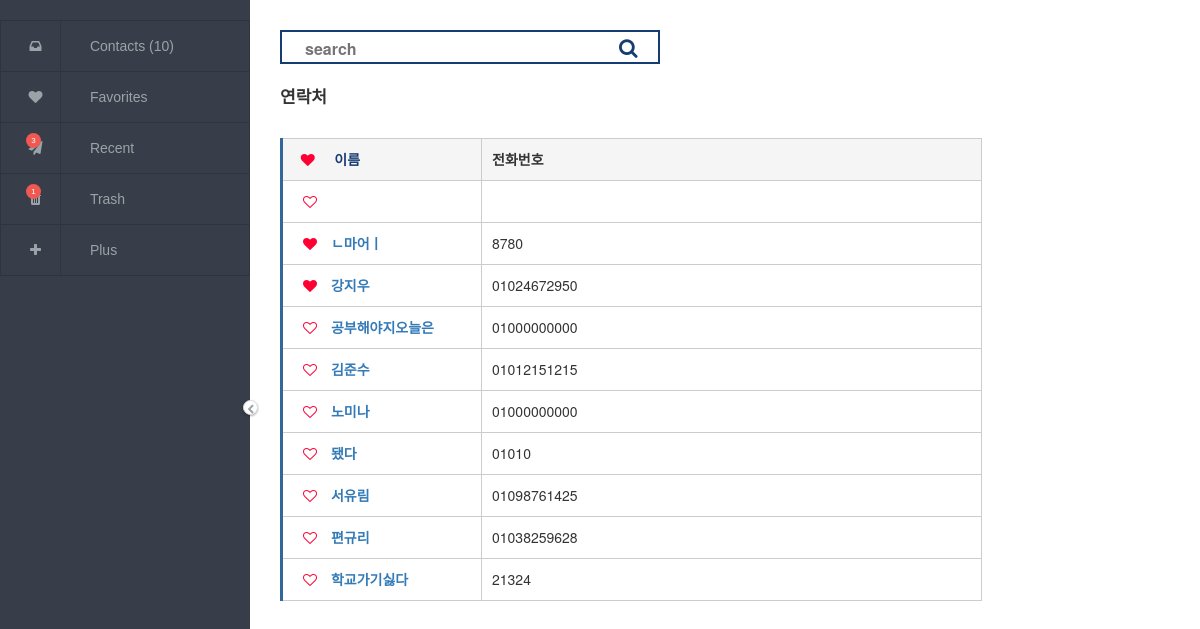
The page / on the database its author committed.
### ADDRESSBOOK.py (models this page shows, shortened)
class PERSON(db.Model):
   id=db.Column(db.Integer, primary_key=True, unique=True, autoincrement=True)
   name=db.Column(db.String(50), nullable=False, default='')
   number=db.Column(db.String(50), nullable=False, default='')
   email=db.Column(db.String(50), nullable=False, default='')
   favorite=db.Column(db.String(10), default="♡")
   deleted=db.Column(db.Boolean, default=False)

### ADDRESSBOOK.py (the view)
@app.route("/")
def main():
	return render_template('main.html', ADDRESSBOOK=PERSON.query.filter_by(deleted=False).order_by("name").all(), contact_count=PERSON.query.filter_by(deleted=False).count(),trashcount=PERSON.query.filter_by(deleted=True).count())

### templates/main.html (shortened to what this page needs)
<!doctype html>
<html lang="kr">
   <head>
<link rel="stylesheet" href="http://netdna.bootstrapcdn.com/font-awesome/4.3.0/css/font-awesome.min.css" />
<link rel="stylesheet" href="http://maxcdn.bootstrapcdn.com/bootstrap/3.3.7/css/bootstrap.min.css" />
<link rel="stylesheet" href="{{ url_for('static', filename='css/main.css')}}"/>
<link rel="stylesheet" href="https://maxcdn.bootstrapcdn.com/font-awesome/4.7.0/css/font-awesome.min.css" />
</head>
<body>
<nav>
   <label for="menu_state"><i class="fa"></i></label>
   <ul>
      <li>
         <a href="/">
            <i class="fa fa-inbox"></i>
            <span>Contacts ({{contact_count}})</span>
         </a>
      </li>
      <li>
         <a href="/favorite">
            <i class="fa fa-heart"></i>
            <span>Favorites</span>
         </a>
      </li>
      <li data-content="3" class="unread">
         <a href="/recent">
            <i class="fa fa-paper-plane"></i>
            <span>Recent</span>
         </a>
      </li>
      <li data-content={{trashcount}} class="unread">
         <a href="/trash">
            <i class="fa fa-trash"></i>
            <span>Trash</span>
         </a>
      </li>
      <li>
         <a href="/new" onclick="layer_open('add'); return false;">
            <i class="fa fa-plus"></i>
            <span>Plus</span></a>
      </li>
   </ul>
</nav>
<main>
   <div>
       <span>
      <form class="search-bar" action="/search" method="POST">
         <input type='text' name='string' class='input_text' placeholder='search'>
         <a type="submit" class="fa fa-search" style = "color:#153d73; font-size: 20px"></a>
         </form>
</span>
        <table class="contact_list">
        <thead><p style="font-weight: bold; font-size: 17px; margin-left: 30px; margin-top: 20px">연락처</p>
        </thead>
        <tbody>
          <tr>
              <th scop="row" style="background: #f5f5f5">&nbsp;&nbsp;<i class="fa fa-heart" style="color:#ff0033"></i>&nbsp;&nbsp;&nbsp;&nbsp;&nbsp;이름</th>
              <td style="background:#f5f5f5;font-weight: bold">전화번호</td> </tr>
              {%- for i in ADDRESSBOOK %}
              <th scope="row">
              <a href="/favorite/{{i.id}}"  title = "{{i.favorite}}" class="fa fa-heart-o" style="color :#ff0033" name="favoriticon"> </a>
              <a href = "#{{i.name}}" class="btn-example" onclick="layer_open('{{i.name}}'); return false;" > {{i.name }}</a>
              </th>
              <td>{{ i.number }}</td>
       {%- endfor %}
       </tbody>
      </table>
   </div>
</main>
</body>
</html>

### static/css/main.css (style rules this page uses)
input[type="checkbox"]:checked ~ nav { width: 250px; }
input[type="checkbox"]:checked ~ nav label[for="menu_state"] i::before { content: "\f053"; }
input[type="checkbox"]:checked ~ nav ul { width: 100%; }
input[type="checkbox"]:checked ~ nav ul li a i { border-right: 1px solid #2f343e; }
input[type="checkbox"]:checked ~ nav ul li a span { opacity: 1; transition: opacity 0.25s ease-in-out; }
input[type="checkbox"]:checked ~ main { left: 250px; }
nav { position: fixed; z-index: 9; top: 0; left: 0; bottom: 0; background: #383e49; color: #9aa3a8; width: 50px; font-family: 'Montserrat', sans-serif; font-weight: lighter; transition: all 0.15s ease-in-out; }
nav label[for="menu_state"] i { cursor: pointer; position: absolute; top: 50%; right: -8px; box-shadow: 0 1px 3px rgba(0,0,0,0.12), 0 1px 2px rgba(0,0,0,0.24); background: #fff; font-size: 10px; display: flex; justify-content: center; align-items: center; height: 15px; width: 15px; border-radius: 50%; border: 1px solid #ddd; transition: width 0.15s ease-in-out; z-index: 1; }
nav label[for="menu_state"] i::before { margin-top: 2px; content: "\f054"; }
nav ul { overflow: hidden; display: block; width: 50px; list-style-type: none; padding: 0; margin: 0; }
nav ul li { border: 1px solid #2f343e; position: relative; }
nav ul li.unread:after { content: attr(data-content); position: absolute; top: 10px; left: 25px; display: flex; justify-content: center; align-items: center; width: 15px; height: 15px; border-radius: 50%; color: #fff; background: #ef5952; font-size: 8px; }
nav ul li:not(:last-child) { border-bottom: none; }
nav ul li a { position: relative; display: block; white-space: nowrap; text-decoration: none; color: #9aa3a8; height: 50px; width: 100%; transition: all 0.15s ease-in-out; }
nav ul li a * { height: 100%; display: inline-block; }
nav ul li a i { text-align: center; width: 50px; z-index: 999999; }
nav ul li a i.fa { line-height: 50px; }
nav ul li a span { padding-left: 25px; opacity: 0; line-height: 50px; transition: opacity 0.1s ease-in-out; }
main { position: absolute; transition: all 0.15s ease-in-out; top: 0; left: 50px; }
label { display: inline-block; width: 90px; text-align: right; }
table.contact_list { border-collapse: collapse; text-align: left; line-height: 1.5; border-top: 1px solid #ccc; border-left: 3px solid #369; margin : 30px 30px; }
table.contact_list th { width: 200px; padding: 10px; margin-left: 30px font-weight: bold; vertical-align: top; color: #153d73; border-right: 1px solid #ccc; border-bottom: 1px solid #ccc; }
table.contact_list td { width: 500px; padding: 10px; vertical-align: top; border-right: 1px solid #ccc; border-bottom: 1px solid #ccc; }
* { margin: 0; padding: 0; }
body { margin: 100px; }
div form.search-bar { display: inline-block; width: 380px; height: 34px; border: 2px solid #153d73; background: white; margin-left: 30px; margin-top :30px; padding: 0 20px 5px; }
div form input { width: 300px; height: 21px; margin: 6px 0 0 3px; border: 0; line-height: 21px; font-weight: bold; font-size: 16px; outline: none; }

### templates/main.html (style rules this page uses)
a { margin-left:10px; }
body { background: url( https://static.pexels.com/photos/316466/pexels-photo-316466.jpeg) no-repeat center center fixed; -webkit-background-size: cover; -moz-background-size: cover; -o-background-size: cover; background-size: cover; }

### rows shown on the page
PERSON: name "ㄴ마어ㅣ", number "8780"
PERSON: name "강지우", number "01024672950"
PERSON: name "공부해야지오늘은", number "01000000000"
PERSON: name "김준수", number "01012151215"
PERSON: name "노미나", number "01000000000"
PERSON: name "됐다", number "01010"
PERSON: name "서유림", number "01098761425"
PERSON: name "편규리", number "01038259628"
PERSON: name "학교가기싫다", number "21324"

### other values the page prints
{{ contact_count }} "10"
